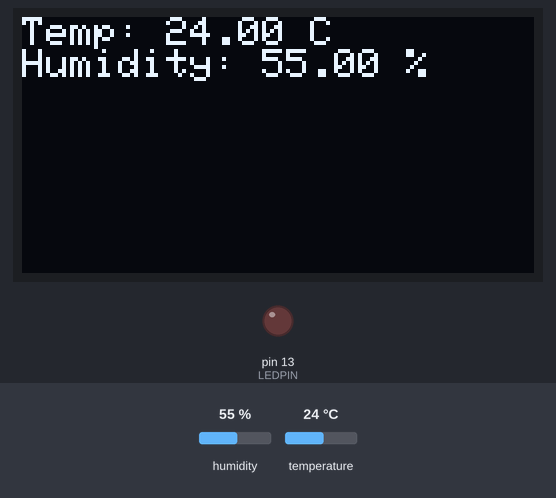
Simulated run of this sketch. Board: Arduino Uno, built with avr-gcc and run on an emulated ATmega328P. Shown: 128×64 one-colour display, output pins drawn as LEDs (lit = HIGH). The test bench sets the inputs (shaded band); at power-on: temperature 24 °C, humidity 55 %. What the sketch prints to the serial monitor is not drawn.

Above: at 4.8 s.
4.9 s: temperature set to 24.6 °C
7.9 s: temperature set to 25.5 °C
At 9.5 s:
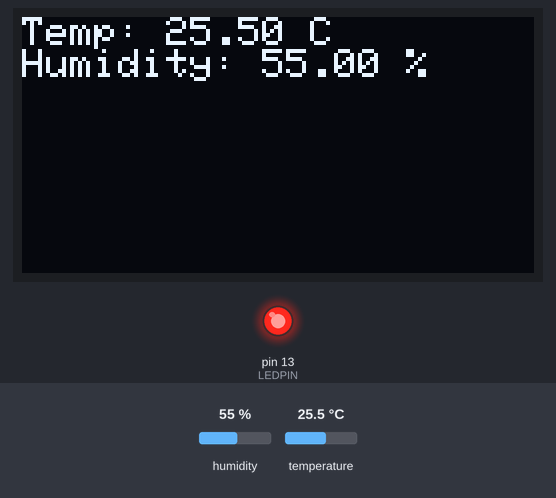
10.9 s: humidity set to 22 %
At 12.8 s:
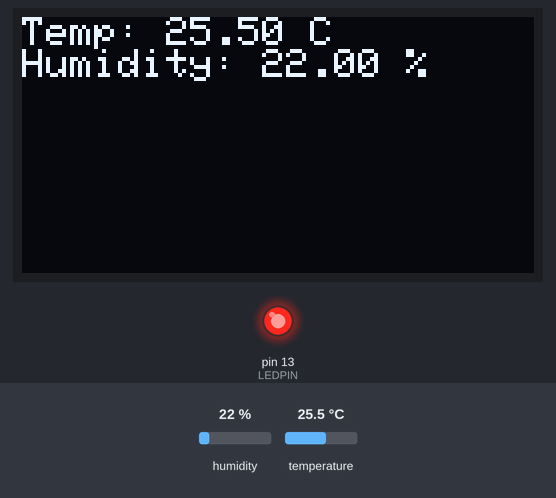
13.9 s: humidity set to 40 %
At 15.6 s:
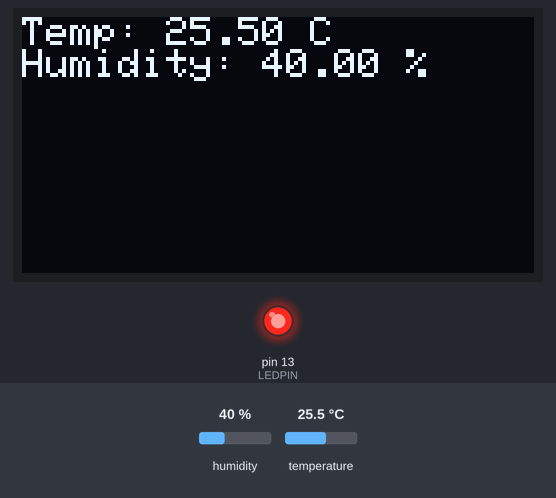
Timing chart, 0 to 17.1 s (numbered marks = the images above; inputs shaded):
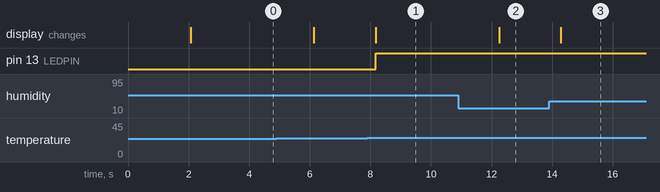

Measured:
- the behaviour switches between 25 and 25.1 °C on temperature (found by bisection; images 0 and 1)
- after the input at 7.9 s, pin 13 (LEDPIN): LOW → HIGH after 0.28 s; the display: changes after 0.28 s (image 1)
- after the input at 10.9 s, the display: changes after 1.3 s (image 2)
- after the input at 13.9 s, the display: changes after 0.39 s (image 3)

The sketch:

sketch.ino
```cpp
#include <Adafruit_SSD1306.h>
#include <Adafruit_GFX.h>
#include <DHT.h>
#include <Wire.h>

#define DHTPIN 2
#define DHTTYPE DHT22
DHT dht(DHTPIN, DHTTYPE);

#define SCREEN_WIDTH 128
#define SCREEN_HEIGHT 64
#define OLED_RESET -1
Adafruit_SSD1306 display(SCREEN_WIDTH, SCREEN_HEIGHT, &Wire, OLED_RESET);

#define LEDPIN 13

void setup() {
  pinMode(LEDPIN, OUTPUT);
  dht.begin();

  if (!display.begin(SSD1306_SWITCHCAPVCC, 0x3C)) {
    Serial.println(F("Failed to initialize OLED"));
    while (true);
  }

  display.clearDisplay();
  display.setTextColor(WHITE);
  display.setTextSize(1);

  Serial.begin(9600);
}

void loop() {
  delay(2000);

  float temp = dht.readTemperature();
  float hum = dht.readHumidity();

  if (isnan(temp) || isnan(hum)) {
    Serial.println("Failed to read from DHT sensor!");
    return;
  }
  display.clearDisplay();
  display.setCursor(0, 0);
  display.print("Temp: ");
  display.print(temp);
  display.println(" C");
  display.print("Humidity: ");
  display.print(hum);
  display.println(" %");
  display.display();
  if (temp > 25.0) {
    digitalWrite(LEDPIN, HIGH);
  } else {
    digitalWrite(LEDPIN, LOW);
  }
  Serial.print("Temp: "); Serial.print(temp); Serial.print(" C\t");
  Serial.print("Humidity: "); Serial.print(hum); Serial.println(" %");
}
```
